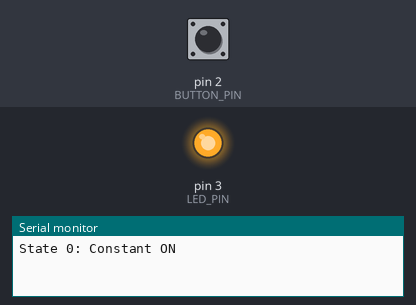
This sketch was run on a simulated Arduino Uno, built with avr-gcc and run on an emulated ATmega328P. Parts: output pins drawn as LEDs (lit = HIGH), the last lines printed to the serial monitor. Dashed ring = blinking. The test bench sets the inputs (shaded band); at power-on: pin 2 (BUTTON_PIN) LOW.

Above: at 1.2 s.
1.3 s: pin 2 (BUTTON_PIN) pulled HIGH for 0.15 s
At 3.1 s:
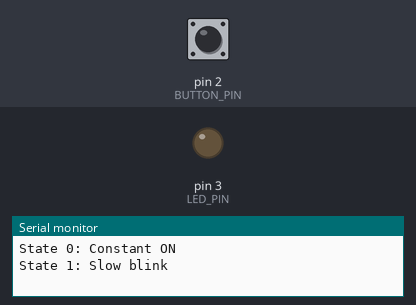
4.4 s: pin 2 (BUTTON_PIN) pulled HIGH for 1 s
7.4 s: pin 2 (BUTTON_PIN) driven HIGH
At 7.68 s:
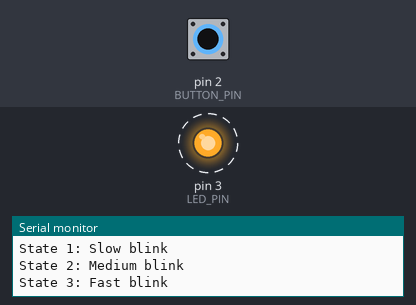
Timing chart, 0 to 16.4 s (numbered marks = the images above; inputs shaded):
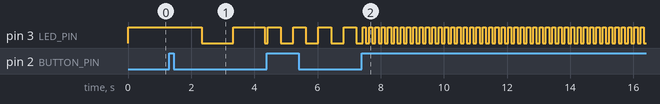

Measured:
- after the input at 1.3 s, pin 3 (LED_PIN): HIGH → LOW after 1.0 s, → HIGH 1.0 s later, → LOW 1.0 s later
- after the input at 7.4 s, pin 3 (LED_PIN): alternates HIGH for 0.10 s and LOW for 0.10 s, starting at once

The sketch:

1112hw3-2.ino
```cpp
// ===================== HW3-2 第五題：按鈕切換 LED 狀態 =====================
// 狀態 0：恆亮
// 狀態 1：慢閃爍（1000 ms）
// 狀態 2：不快不慢閃爍（400 ms）
// 狀態 3：快閃爍（100 ms）
// 按第 4 下回到恆亮

const int BUTTON_PIN = 2;   // 按鈕腳位
const int LED_PIN    = 3;   // LED 腳位（題目指定 D3）

const bool BUTTON_ACTIVE_HIGH = true;  // 按下讀到 HIGH 設 true；讀到 LOW 改成 false

// 三種閃爍頻率（毫秒）
const unsigned long SLOW_INTERVAL   = 1000;
const unsigned long MEDIUM_INTERVAL = 400;
const unsigned long FAST_INTERVAL   = 100;

int state = 0;              // 目前狀態（0~3）
const int STATE_COUNT = 4;

// 按鈕去彈跳
bool lastReading = false;
bool buttonState = false;
unsigned long lastDebounceTime = 0;
const unsigned long DEBOUNCE_TIME = 30;

// 閃爍用
unsigned long lastBlinkTime = 0;
bool ledOn = true;

void setup() {
  Serial.begin(9600);
  pinMode(BUTTON_PIN, BUTTON_ACTIVE_HIGH ? INPUT : INPUT_PULLUP);
  pinMode(LED_PIN, OUTPUT);
  Serial.println("State 0: Constant ON");
}

void loop() {
  checkButton();
  updateLED();
}

// ----- 讀取按鈕是否按下 -----
bool isPressed() {
  int raw = digitalRead(BUTTON_PIN);
  return BUTTON_ACTIVE_HIGH ? (raw == HIGH) : (raw == LOW);
}

// ----- 偵測「按下一次」並切換狀態 -----
void checkButton() {
  bool reading = isPressed();

  if (reading != lastReading) {
    lastDebounceTime = millis();
  }

  if (millis() - lastDebounceTime > DEBOUNCE_TIME && reading != buttonState) {
    buttonState = reading;
    if (buttonState) {                       // 只在「按下的瞬間」切換一次
      state = (state + 1) % STATE_COUNT;     // 第 4 下會回到 0（恆亮）
      ledOn = true;
      lastBlinkTime = millis();
      printState();
    }
  }

  lastReading = reading;
}

// ----- 依照狀態控制 LED -----
void updateLED() {
  unsigned long interval;

  switch (state) {
    case 0:                                  // 恆亮
      digitalWrite(LED_PIN, HIGH);
      return;
    case 1: interval = SLOW_INTERVAL;   break;  // 慢閃爍
    case 2: interval = MEDIUM_INTERVAL; break;  // 不快不慢
    case 3: interval = FAST_INTERVAL;   break;  // 快閃爍
  }

  if (millis() - lastBlinkTime >= interval) {
    lastBlinkTime = millis();
    ledOn = !ledOn;
  }
  digitalWrite(LED_PIN, ledOn ? HIGH : LOW);
}

// ----- 序列埠顯示目前狀態（方便檢查）-----
void printState() {
  switch (state) {
    case 0: Serial.println("State 0: Constant ON"); break;
    case 1: Serial.println("State 1: Slow blink");  break;
    case 2: Serial.println("State 2: Medium blink"); break;
    case 3: Serial.println("State 3: Fast blink");  break;
  }
}
```
